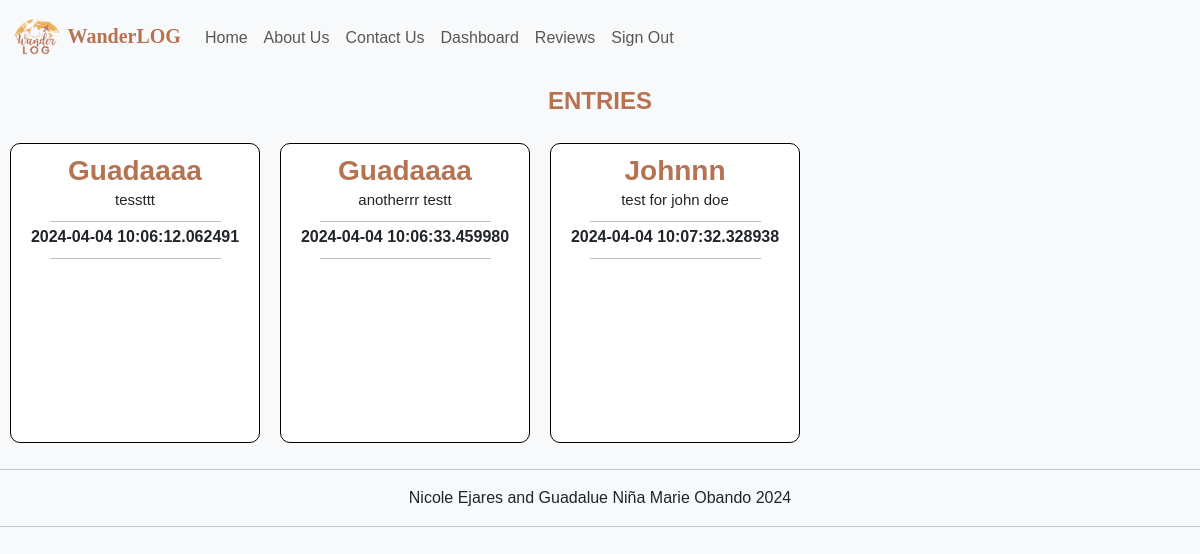
/landingpage.php, run on an earlier commit of the app's database.
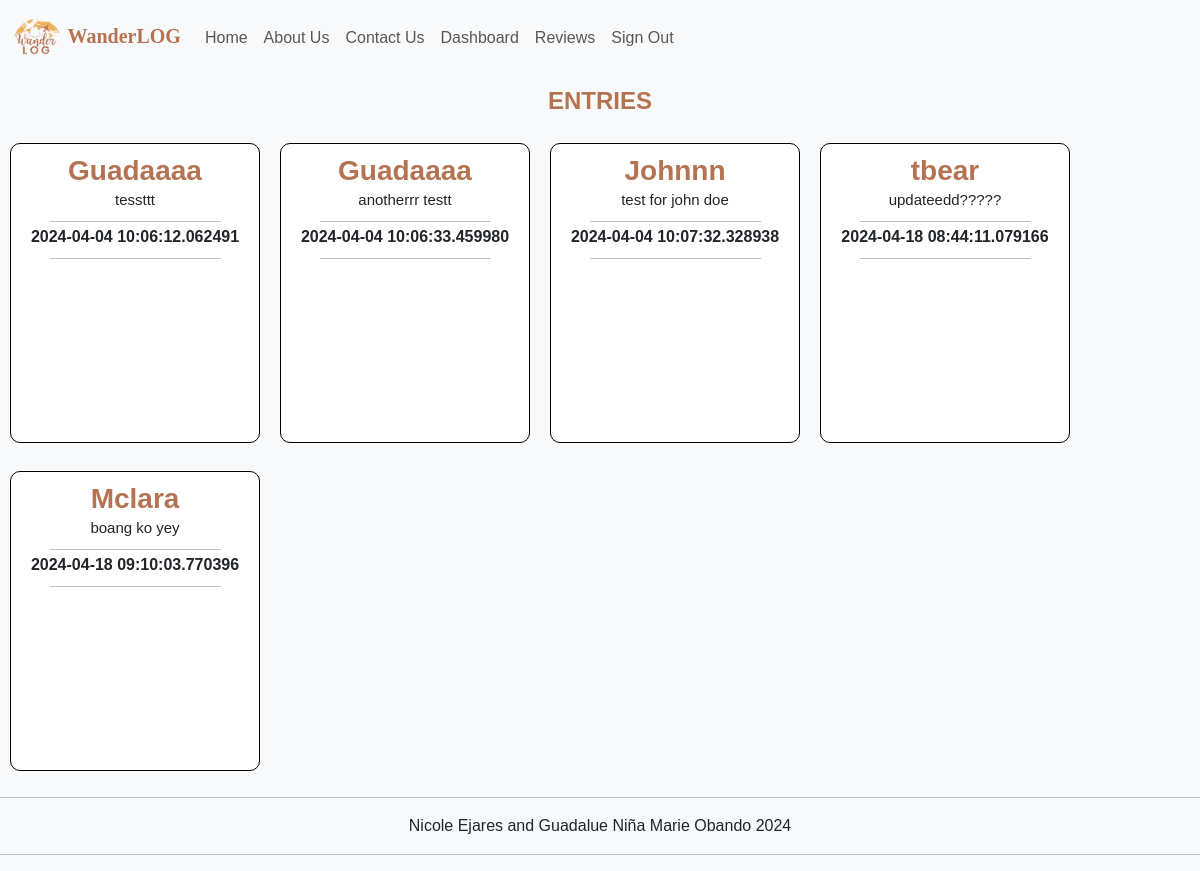
And on a later commit of the database.
### tables this page shows
CREATE TABLE `tblentry` (
  `entryid` int(6) NOT NULL,
  `acctid` int(6) NOT NULL,
  `entrycontent` varchar(500) NOT NULL,
  `dateadded` datetime(6) NOT NULL DEFAULT current_timestamp(6),
  `heartcount` int(5) NOT NULL
);

CREATE TABLE `tbluseraccount` (
  `acctid` int(6) NOT NULL,
  `emailadd` varchar(100) NOT NULL,
  `username` varchar(100) NOT NULL,
  `password` varchar(100) NOT NULL,
  `usertype` int(10) NOT NULL
);

### landingpage.php (the view, shortened to what this page needs)
<?php
    require_once 'includes/header.php';
?>
<!DOCTYPE html>
<html>
<head>
    <link href="https://cdn.jsdelivr.net/npm/bootstrap@5.3.2/dist/css/bootstrap.min.css"
          rel="stylesheet"
>
    <link rel="stylesheet" href="css/style.css">
</head>
<body id="bodyGen" style="background-image: url('Resources/bgLogIn.png');">
    <div style="justify-content: center;">
        <hr style="width: 75%; border-color: white; margin: auto;">
        <h4 style="color: #b67352; margin-top: 10px; text-align: center;"><b>ENTRIES</b></h4>
        <hr style="width: 75%; border-color: white; margin: auto;">
        <?php
            $mysqli = new mysqli('localhost', 'root','','dbobandof1');
            $entries = $mysqli->query("SELECT * from tblentry entry INNER JOIN tbluseraccount as ua ON entry.acctid = ua.acctid") or die($mysqli->error);
            foreach($entries as $entry){
            echo '<div style="margin: 10px; text-align: center; display: inline-block; line-height: 10px; width: 250px; height: 300px; border: 1px solid black; margin-top: 1.5%; padding: 10px; border-radius: 10px; background-color: white">
                <h3 style="color: #b67352"><b>'.$entry['username'].'</b></h3>
                <p style="font-size: 15px">'.$entry['entrycontent'].'</p>
                <hr style="width: 75%; border-color: black; margin: auto;">
                <p style="margin-top: 10px;"><b>'.$entry['dateadded']. '</b></p>
                <hr style="width: 75%; border-color: black; margin: auto;">';
            echo '</div>';
            }
        ?>
    </div>
</body>
</html>
<?php
    require_once 'includes/footer.php';
?>

### includes/header.php (shortened to what this page needs)
<!DOCTYPE html>
<html>
    <head>
        <link rel="stylesheet" href="https://cdn.jsdelivr.net/npm/bootstrap@5.3.2/dist/css/bootstrap.min.css">
        <link href="https://maxcdn.bootstrapcdn.com/font-awesome/4.3.0/css/font-awesome.min.css" rel="stylesheet">
        <link rel='stylesheet' href='css/style.css'>
    </head>
    <body>
    <nav class="navbar navbar-expand-lg bg-body-tertiary">
        <div class="container-fluid">
            <a class="navbar-brand" href="index.php">
                <img src="Resources/Heading.png" alt="Bootstrap" width="50" height="50">
                <b style="font-family: 'Lucida Sans'; color: #B67352">WanderLOG</b>
            </a>
            <div class="collapse navbar-collapse" id="navbarNav" style="align-items: flex-end">
                <ul class="navbar-nav">
                    <li class="nav-item">
                        <a class="nav-link" aria-current="page" href="landingpage.php">Home</a>
                    </li>
                    <li class="nav-item">
                        <a class="nav-link" aria-current="page" href="about.php">About Us</a>
                    </li>
                    <li class="nav-item">
                        <a class="nav-link" aria-current="page" href="contact.php">Contact Us</a>
                    </li>
                    <li class="nav-item">
                        <a class="nav-link" href="entries.php">Dashboard</a>
                    </li>
                    <li class="nav-item">
                        <a class="nav-link" href="review.php">Reviews</a>
                    </li>
                    <li class="nav-item">
                        <a class="nav-link" href="index.php">Sign Out</a>
                    </li>
                </ul>
            </div>
        </div>
    </nav>
    </body>
</html>

### includes/footer.php (shortened to what this page needs)
<hr>
	<div id = "footer" align="center">
		<?php echo 'Nicole Ejares and Guadalue Niña Marie Obando 20' .date('y') ?>
	</div>
	<hr>
  </body>
</html>

### css/style.css (style rules this page uses)
body { font-family: Arial, sans-serif; margin: 0; padding: 0; background-color: #f8f9fa; }

What changed in the data, as far as the page shows it:
added tblentry: acctid.username "tbear", entrycontent "updateedd?????", dateadded "2024-04-18 08:44:11.079166"
added tblentry: acctid.username "Mclara", entrycontent "boang ko yey", dateadded "2024-04-18 09:10:03.770396"
